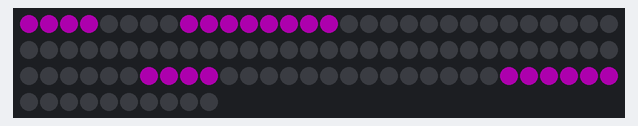
Bench run of a sketch on a simulated Arduino Uno, built with avr-gcc and run on an emulated ATmega328P. On the bench: 100 RGB LEDs in strip order, left to right, continuing on the next row. Dim RGB values are drawn brighter than linear.

Above: at 0.1 s.

The sketch:

wordclockled_copy_20241119140604_copy_20241120111416.ino
```cpp
#include <Adafruit_NeoPixel.h>
#define PIN 4
#define NUMPIXELS 100
Adafruit_NeoPixel pixels(NUMPIXELS, PIN, NEO_GRB + NEO_KHZ800);
#define DELAYVAL 50


int hours;    //hours
int minutes;  //mins

int hourWords[12][2] = {
  { 34, 37 },  // one
  { 37, 40 },  // two
  { 40, 45 },  // three
  { 45, 49 },  // four
  { 49, 53 },  // five
  { 53, 56 },  // six
  { 56, 61 },  // seven
  { 61, 66 },  // eight
  { 66, 70 },  // nine
  { 81, 84 },  // ten
  { 75, 81 },  // eleven
  { 70, 76 },  // twelve
};

int minuteWords[12][2] = {
  { 0, 0 },    // zero
  { 25, 29 },  // five
  { 16, 19 },  // ten (in minutes)
  { 8, 16 },   // a quarter
  { 19, 25 },  // twenty
  { 19, 29 },  // twenty five
  { 4, 8 },    // half
  { 19, 29 },  // twenty five
  { 19, 25 },  // twenty
  { 8, 16 },   // a quarter
  { 16, 19 },  // ten (in minutes)
  { 25, 29 },  // five
};

/*{ 29, 33 },  // past
  { 32, 34 },  // to*/

void setup() {
  pixels.begin();  // INITIALIZE NeoPixel strip object (REQUIRED)
}

void loop() {
  pixels.clear();
  // IT IS (below)
  pixels.setPixelColor(0, pixels.Color(50, 0, 50));
  pixels.setPixelColor(1, pixels.Color(50, 0, 50));
  pixels.setPixelColor(2, pixels.Color(50, 0, 50));
  pixels.setPixelColor(3, pixels.Color(50, 0, 50));
  //O'CLOCK (below)
  pixels.setPixelColor(84, pixels.Color(50, 0, 50));
  pixels.setPixelColor(85, pixels.Color(50, 0, 50));
  pixels.setPixelColor(86, pixels.Color(50, 0, 50));
  pixels.setPixelColor(87, pixels.Color(50, 0, 50));
  pixels.setPixelColor(88, pixels.Color(50, 0, 50));
  pixels.setPixelColor(89, pixels.Color(50, 0, 50));
  pixels.show();


  hours = 1;
  minutes = 48;
  int counter = minutes / 5;
  for (int y = minuteWords[counter][0]; y < minuteWords[counter][1]; y++) {
    pixels.setPixelColor(y, pixels.Color(50, 0, 50));
    if (counter > 6) hours = hours + 1;
  }
  pixels.show();

  for (int x = hourWords[hours - 1][0]; x < hourWords[hours - 1][1]; x++) {
    pixels.setPixelColor(x, pixels.Color(50, 0, 50));
  }
  pixels.show();


  /*
  switch (h) {
    case 1:
      for (int i = 34; i < 37; i++) {
        pixels.setPixelColor(i, pixels.Color(50, 0, 50));
        pixels.show();
      }
      break;
    case 2:
      for (int i = 37; i < 40; i++) {
        pixels.setPixelColor(i, pixels.Color(50, 0, 50));
        pixels.show();
      }
      break;
    case 3:
      for (int i = 40; i < 45; i++) {
        pixels.setPixelColor(i, pixels.Color(50, 0, 50));
        pixels.show();
      }
      break;
    case 4:
      for (int i = 45; i < 49; i++) {
        pixels.setPixelColor(i, pixels.Color(50, 0, 50));
        pixels.show();
      }
      break;
    case 5:
      for (int i = 49; i < 53; i++) {
        pixels.setPixelColor(i, pixels.Color(50, 0, 50));
        pixels.show();
      }
      break;
    case 6:
      for (int i = 53; i < 56; i++) {
        pixels.setPixelColor(i, pixels.Color(50, 0, 50));
        pixels.show();
      }
      break;
    case 7:
      for (int i = 56; i < 61; i++) {
        pixels.setPixelColor(i, pixels.Color(50, 0, 50));
        pixels.show();
      }
      break;
    case 8:
      for (int i = 61; i < 66; i++) {
        pixels.setPixelColor(i, pixels.Color(50, 0, 50));
        pixels.show();
      }
      break;
    case 9:
      for (int i = 66; i < 70; i++) {
        pixels.setPixelColor(i, pixels.Color(50, 0, 50));
        pixels.show();
      }
      break;
    case 10:
      for (int i = 81; i < 84; i++) {
        pixels.setPixelColor(i, pixels.Color(50, 0, 50));
        pixels.show();
      }
      break;
    case 11:
      for (int i = 75; i < 81; i++) {
        pixels.setPixelColor(i, pixels.Color(50, 0, 50));
        pixels.show();
      }
      break;
    case 12:
      for (int i = 70; i < 76; i++) {
        pixels.setPixelColor(i, pixels.Color(50, 0, 50));
        pixels.show();
      }
      break;
  }

  switch (m) {
    case 5:
      for (int i = 25; i < 29; i++) {
        pixels.setPixelColor(i, pixels.Color(50, 0, 50));
        pixels.show();
      }
      for (int i = 29; i < 33; i++) {
        pixels.setPixelColor(i, pixels.Color(50, 0, 50));
        pixels.show();
      }
      break;
    case 10:
      for (int i = 16; i < 19; i++) {
        pixels.setPixelColor(i, pixels.Color(50, 0, 50));
        pixels.show();
      }
      for (int i = 29; i < 33; i++) {
        pixels.setPixelColor(i, pixels.Color(50, 0, 50));
        pixels.show();
      }
      break;
    case 15:
      pixels.setPixelColor(8, pixels.Color(50, 0, 50));  //A
      pixels.show();
      for (int i = 9; i < 16; i++) {  //QUARTER
        pixels.setPixelColor(i, pixels.Color(50, 0, 50));
        pixels.show();
      }
      for (int i = 29; i < 33; i++) {  //PAST
        pixels.setPixelColor(i, pixels.Color(50, 0, 50));
        pixels.show();
      }
      break;
    case 20:
      for (int i = 19; i < 25; i++) {
        pixels.setPixelColor(i, pixels.Color(50, 0, 50));
        pixels.show();
      }
      for (int i = 29; i < 33; i++) {  //PAST
        pixels.setPixelColor(i, pixels.Color(50, 0, 50));
        pixels.show();
      }
      break;
    case 25:
      for (int i = 19; i < 29; i++) {
        pixels.setPixelColor(i, pixels.Color(50, 0, 50));
        pixels.show();
      }
      for (int i = 29; i < 33; i++) {  //PAST
        pixels.setPixelColor(i, pixels.Color(50, 0, 50));
        pixels.show();
      }
      break;
    case 30:
      for (int i = 4; i < 8; i++) {
        pixels.setPixelColor(i, pixels.Color(50, 0, 50));
        pixels.show();
      }
      for (int i = 29; i < 33; i++) {  //PAST
        pixels.setPixelColor(i, pixels.Color(50, 0, 50));
        pixels.show();
      }
      break;
    case 35:
      for (int i = 19; i < 29; i++) {
        pixels.setPixelColor(i, pixels.Color(50, 0, 50));
        pixels.show();
      }
      for (int i = 32; i < 34; i++) {  //TO
        pixels.setPixelColor(i, pixels.Color(50, 0, 50));
        pixels.show();
      }
      break;
    case 40:
      for (int i = 19; i < 25; i++) {
        pixels.setPixelColor(i, pixels.Color(50, 0, 50));
        pixels.show();
      }
      for (int i = 32; i < 34; i++) {  //TO
        pixels.setPixelColor(i, pixels.Color(50, 0, 50));
        pixels.show();
      }
      break;
    case 45:
      pixels.setPixelColor(8, pixels.Color(50, 0, 50));  //A
      pixels.show();
      for (int i = 9; i < 16; i++) {  //QUARTER
        pixels.setPixelColor(i, pixels.Color(50, 0, 50));
        pixels.show();
      }
      for (int i = 32; i < 34; i++) {  //TO
        pixels.setPixelColor(i, pixels.Color(50, 0, 50));
        pixels.show();
      }
      break;
    case 50:
      for (int i = 16; i < 19; i++) {
        pixels.setPixelColor(i, pixels.Color(50, 0, 50));
        pixels.show();
      }
      for (int i = 32; i < 34; i++) {  //TO
        pixels.setPixelColor(i, pixels.Color(50, 0, 50));
        pixels.show();
      }
      break;
    case 55:
      for (int i = 25; i < 29; i++) {
        pixels.setPixelColor(i, pixels.Color(50, 0, 50));
        pixels.show();
      }
      for (int i = 32; i < 34; i++) {  //TO
        pixels.setPixelColor(i, pixels.Color(50, 0, 50));
        pixels.show();
      }
      break;
    case 0:
      for (int i = 84; i < 90; i++) {
        pixels.setPixelColor(i, pixels.Color(50, 0, 50));
        pixels.show();
      }
      break;
  }*/
}
```
